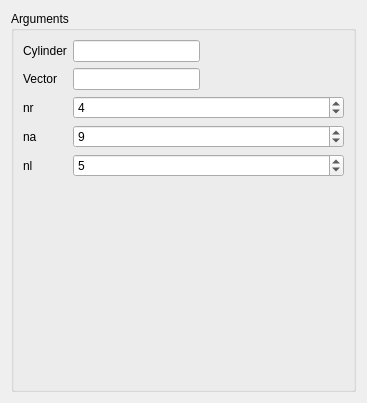
<?xml version="1.0" encoding="UTF-8"?>
<ui version="4.0">
 <class>MakeCylinderDialog</class>
 <widget class="QDialog" name="MakeCylinderDialog">
  <property name="geometry">
   <rect>
    <x>0</x>
    <y>0</y>
    <width>367</width>
    <height>403</height>
   </rect>
  </property>
  <property name="windowTitle">
   <string>Cylinder construction</string>
  </property>
  <layout class="QVBoxLayout" name="verticalLayout_3">
   <item>
    <widget class="QGroupBox" name="groupBox">
     <property name="title">
      <string>Arguments</string>
     </property>
     <layout class="QFormLayout" name="formLayout">
      <item row="0" column="0">
       <widget class="QLabel" name="label">
        <property name="text">
         <string>Cylinder</string>
        </property>
       </widget>
      </item>
      <item row="0" column="1">
       <widget class="QLineEdit" name="cyl_le">
        <property name="maximumSize">
         <size>
          <width>127</width>
          <height>16777215</height>
         </size>
        </property>
        <property name="readOnly">
         <bool>false</bool>
        </property>
       </widget>
      </item>
      <item row="1" column="0">
       <widget class="QLabel" name="label_2">
        <property name="text">
         <string>Vector</string>
        </property>
       </widget>
      </item>
      <item row="1" column="1">
       <widget class="QLineEdit" name="vec_le">
        <property name="maximumSize">
         <size>
          <width>127</width>
          <height>16777215</height>
         </size>
        </property>
        <property name="readOnly">
         <bool>false</bool>
        </property>
       </widget>
      </item>
      <item row="5" column="1">
       <widget class="QSpinBox" name="nr_spb">
        <property name="value">
         <number>4</number>
        </property>
       </widget>
      </item>
      <item row="5" column="0">
       <widget class="QLabel" name="label_3">
        <property name="text">
         <string>nr</string>
        </property>
       </widget>
      </item>
      <item row="8" column="0">
       <widget class="QLabel" name="label_5">
        <property name="text">
         <string>nl</string>
        </property>
       </widget>
      </item>
      <item row="6" column="1">
       <widget class="QSpinBox" name="na_spb">
        <property name="value">
         <number>9</number>
        </property>
       </widget>
      </item>
      <item row="8" column="1">
       <widget class="QSpinBox" name="nl_spb">
        <property name="value">
         <number>5</number>
        </property>
       </widget>
      </item>
      <item row="6" column="0">
       <widget class="QLabel" name="label_4">
        <property name="text">
         <string>na</string>
        </property>
       </widget>
      </item>
     </layout>
    </widget>
   </item>
  </layout>
 </widget>
 <resources/>
 <connections/>
</ui>
